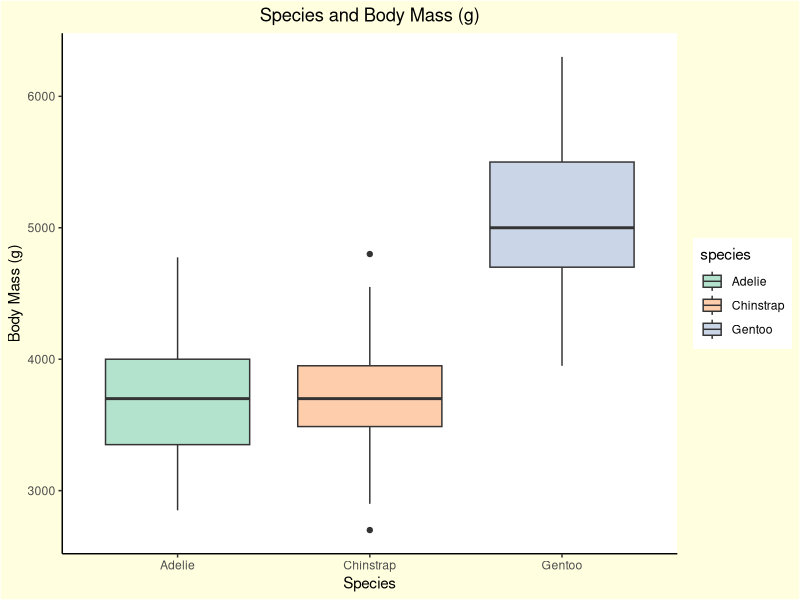
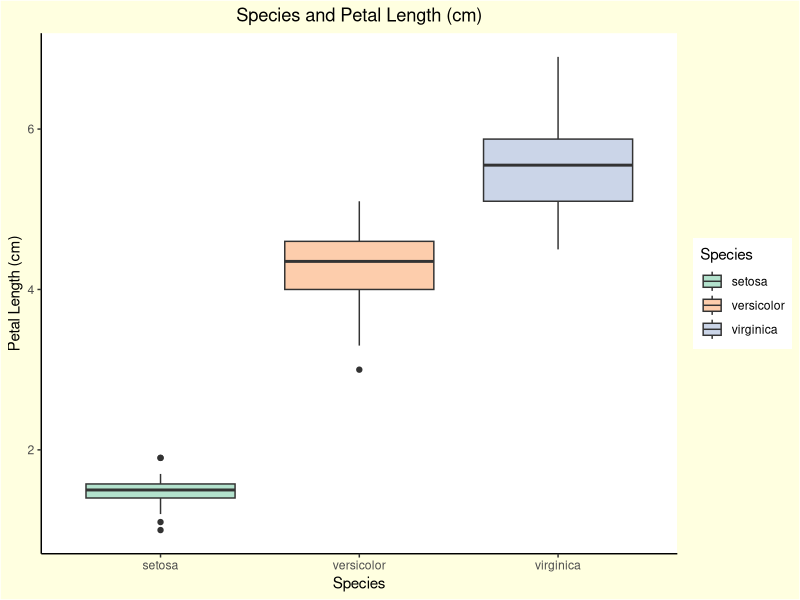

These charts were generated, in order, by the following R code:
## ---- chunk 1
knitr::opts_chunk$set(echo = TRUE,
	fig.path = "../Output/",
	message = FALSE,
	warning = FALSE
)
## ---- chunk 2
library(tidyverse)
library(ggplot2)
library(here)
library(palmerpenguins)
library(RColorBrewer)
## ---- chunk 3
view(trees)
## ---- chunk 4
Airplane_Cleaned <- read_csv(here("Week_09","Data","Airplane_Cleaned.csv"))
View(Airplane_Cleaned)

## ---- chunk 5
Feet_to_inches <- function(height_feet) {  
  height_inches <- (height_feet * 12) # Apply conversion, 1 feet is equal to 12 inches
  return(height_inches)
} 
## ---- chunk 6
# Example 1
trees_inches <- trees %>% # select df
                 mutate(Feet_to_inches(Height)) # creates a column with the converted values from function
view(trees_inches)
## ---- chunk 7
# Example 2
airplane_inches <- Airplane_Cleaned %>% # select df
                      mutate('Height(in)' = Feet_to_inches(Height)) # creates a column with the converted values from function
view(airplane_inches)
## ---- chunk 8
# First find two similar datasets and then create a map function
# Next, we will create a function for a box plot and a variety of categories!
view(iris)
view(penguins)
## ---- chunk 9
myplot<-function(data, x, y,species){ 
          ggplot(data, aes(x = {{x}}, 
                           y = {{y}},
                           fill = {{species}}))+
          geom_boxplot()+ # Creates box plot
          scale_fill_brewer(palette = 'Pastel2') + # applies color
          labs(x = "Species", # Label x-axis on both plots
               legend.position = "none") +
          theme_classic()  + # Set specific theme
          theme(plot.background = element_rect(fill = "#ffffe0"), # Change background color
                plot.title = element_text(hjust = 0.5))  # Center title for both graphs
 }
## ---- chunk 10
myplot(data = penguins, x = species, y = body_mass_g, species = species)+ # Use function and apply variables of interest
labs(y = "Body Mass (g)", # Label y axis
     title = "Species and Body Mass (g)") # Label title
## ---- chunk 11
myplot(data = iris, x = Species, y = Petal.Length, Species) + # Use function and apply variables of interest
labs(y = "Petal Length (cm)", # Label y-axis
     title = "Species and Petal Length (cm)") # Label title

